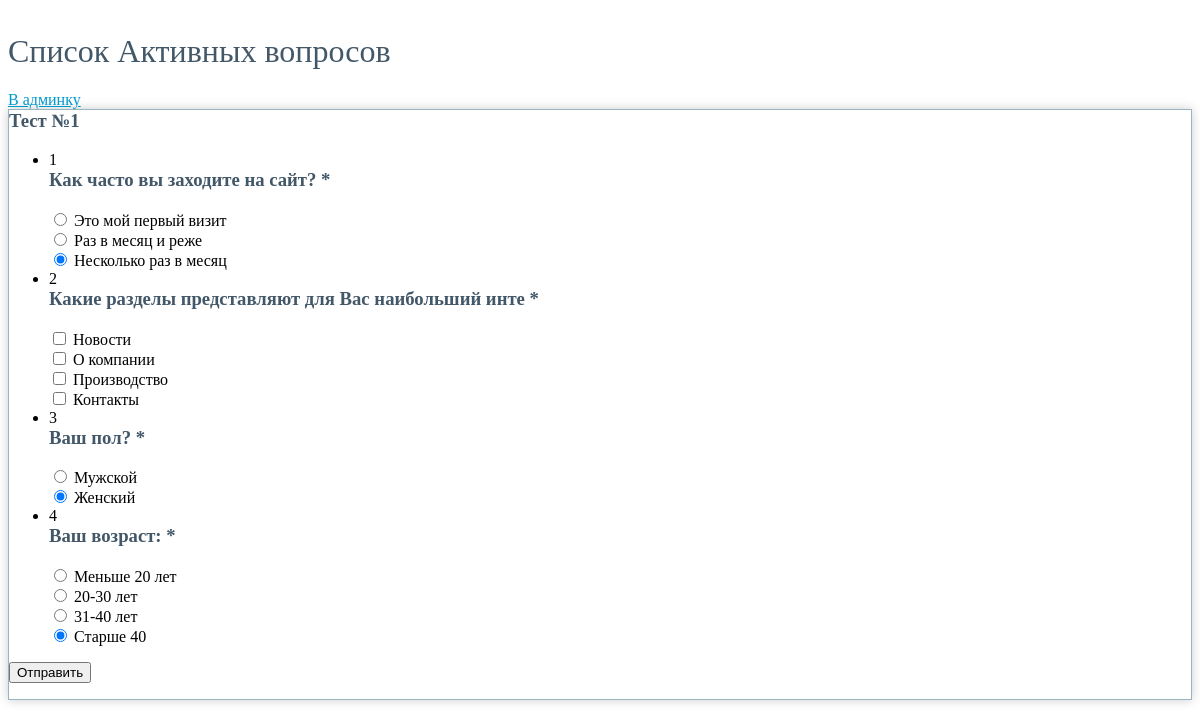
The page / on the database its author committed.
### tables this page shows
CREATE TABLE opros (
  id INT(11) NOT NULL AUTO_INCREMENT,
  name VARCHAR(50) DEFAULT NULL,
  stat INT(11) DEFAULT NULL,
  col INT(11) DEFAULT 0,
  PRIMARY KEY (id)
);

CREATE TABLE vopros (
  id INT(11) NOT NULL AUTO_INCREMENT,
  id_opros INT(11) DEFAULT NULL,
  name VARCHAR(50) DEFAULT NULL,
  stat INT(11) DEFAULT NULL,
  type INT(11) DEFAULT NULL,
  PRIMARY KEY (id)
);

CREATE TABLE otvet (
  id INT(11) NOT NULL AUTO_INCREMENT,
  id_vopros INT(11) DEFAULT NULL,
  name VARCHAR(50) DEFAULT NULL,
  col INT(11) DEFAULT 0,
  PRIMARY KEY (id)
);

### index.php (the view, shortened to what this page needs)
<html>
<head>
<link href="css/ui-darkness/jquery-ui-1.10.3.custom.css" rel="stylesheet">
<link href="css/style.css" rel="stylesheet">
</head>
<body id="page_body">
<h1>Список Активных вопросов</h1>
<a href="adm.php">В админку</a>
<table width="100%" cellspacing="0" cellpadding="0" border="0">
		<tbody>
		<tr>
		<td valign="top">
		<div class="survey_contents ui-droppable">
		<div class="survey_questions">
		<?php
			$sql_o="SELECT * FROM opros WHERE stat=1";
			$result_o= mysql_query($sql_o);
			$count_o= mysql_num_rows($result_o);
			for ($j=0; $j<$count_o; $j++) {
			$arr_o= mysql_fetch_object ($result_o);
			?>
		<form id="prohod_opros" method="post" action="prohod.php">
		<h3> <?php echo ($arr_o->name);?> </h3>
		<ul class="questions_list" >
			<?php
			$sql="SELECT * FROM vopros WHERE id_opros='".($arr_o->id)."'";
			$result= mysql_query($sql);
			$count= mysql_num_rows($result);
			for ($i=0; $i<$count; $i++) {
			$arr= mysql_fetch_object ($result);
			?>
			<li id="l<?php echo ($i) ;?>" class="quest_node">
			<div id="<?php echo ($i) ;?>" class="question q_view">
			<div class="number"><?php echo ($i+1) ;?></div>
			<div class="wrapper">
			<h3>
			<?php echo ($arr->name );
			if (($arr->stat)>0) {
			?>
			<span class="red_star">*</span>
			<?php }?>
			</h3>
			<div class="body" >
			<div class="variants">
				<?php
					$sql_v="SELECT * FROM otvet WHERE id_vopros='".($arr->id)."'";
					$result_v= mysql_query($sql_v);
					$count_v= mysql_num_rows($result_v);
				if ($arr->type == 1) { $z++; }
					for ($k=0; $k<$count_v; $k++) {
					$arr_v= mysql_fetch_object ($result_v);
				?>
				<div class="variant">
				<?php
				if ($arr->type == 1) {
				?>
				<label>
				<input id="<?php echo ($arr_v->id);?>" class="input_radio" type="radio" tabindex="-1"  value="<?php echo ($arr_v->id);?>" name="quest<?php echo ($z);?>" checked>
				<?php echo ($arr_v->name) ;?>
				</label>
				<?php } ?>
				<?php
				if ($arr->type == 2) { $z++;
				?>
				<label>
				<input id="<?php echo ($arr_v->id);?>" class="input_checkbox" type="checkbox" tabindex="-1"  value="<?php echo ($arr_v->id);?>" name="quest<?php echo $z ;?>">
				<?php echo ($arr_v->name) ;?>
				</label>
				<?php } ?>
				</div>
				<?php }?>
			</div>
			</div>
			</div>
			</div>
			</li>
			<?php } ?>
		</ul>
		<input type="submit" value="Отправить">
		</form>
		<?php } ?>
		</td>
		</tr>
</table>
</body>
</html>

### css/style.css (style rules this page uses)
#page_body { display: block; padding: 25px 0; }
.survey_contents { border: 1px solid #99B5BF; box-shadow: 0 0 10px #CCCCCC; margin-bottom: 8px; min-height: 400px; padding: 0; }
a { color: #0099CC; }
h1, h2, h3, h4, h5, h6 { color: #425768; margin-top: 0; }
h1 { font-weight: normal; }

### rows shown on the page
opros: name "Тест №1"
vopros: name "Как часто вы заходите на сайт?"
otvet: name "Это мой первый визит"
otvet: name "Раз в месяц и реже"
otvet: name "Несколько раз в месяц"
vopros: name "Какие разделы представляют для Вас наибольший инте"
otvet: name "Новости"
otvet: name "О компании"
otvet: name "Производство"
otvet: name "Контакты"
vopros: name "Ваш пол?"
otvet: name "Мужской"
otvet: name "Женский"
vopros: name "Ваш возраст:"
otvet: name "Меньше 20 лет"
otvet: name "20-30 лет"
otvet: name "31-40 лет"
otvet: name "Старше 40"
